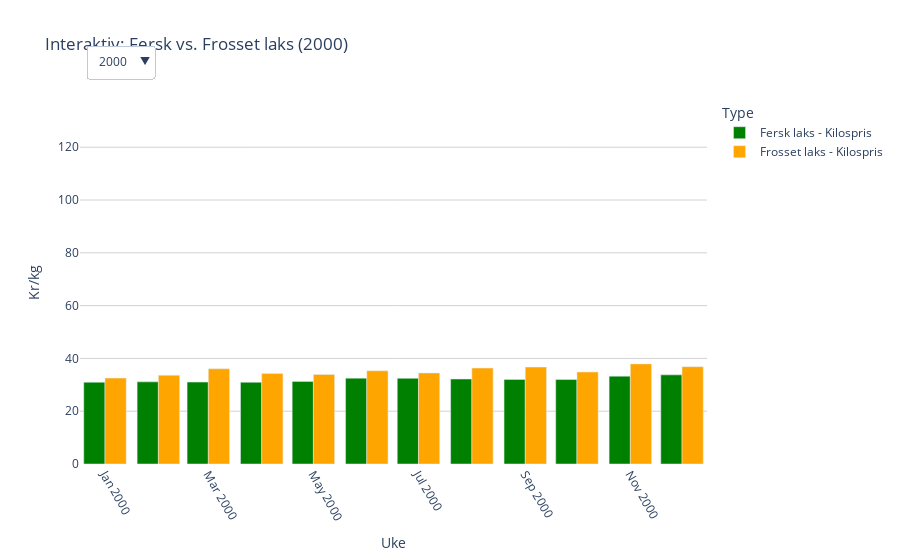

The code cell stored with this chart in its notebook:
### Markdown cell above
Den første interaktive visualiseringen er et linjediagram som viser forholdet mellom kilospris og de to ulike valutakursene. Ettersom plotet består av mye data over flere år, er en interaktiv fremvisning til stor hjelp. Ved å dra pilen langs x-aksen ser man de ulike verdiene for dette tidspunktet. 
Den andre visualiseringen viser et scatterplot med korrelasjoner for kg-pris for frosset laks og de to valutaene USD og EUR. Det ble funnet en sterk positiv korrelasjon mellom EUR/NOK og kilospris, særlig for fersk laks (r ≈ 0.87). USD/NOK hadde også en positiv, men svakere korrelasjon. Den sterkere korrelasjonen med EUR/NOK kan tyde på at prisen på frosset laks har en større følsomhet for endringer i euroen enn for USD.

### Code cell
""" 
    Denne koden visualiserer og sammenligner ukentlig kilopris på fersk og frosset laks for et gitt år, år 2020 er brukt her.
    Grafen bruker søylediagrammer der begge laksetypene vises parallelt uke for uke, slik at prisforskjellene blir tydelige. 
    Denne visualiseringen viser tydelig om det er sesongvariasjoner og hvordan prisen mellom fersk og 
    frosset laks er. Dette kan brukes til å analysere trender og markedsrespons over tid.
"""


import requests
import pandas as pd
import matplotlib.pyplot as plt
import plotly.express as px


# Henter eksportdata fra SSB

def hent_eksportdata():
    url = "https://data.ssb.no/api/v0/no/table/03024/"
    query = {
        "query": [],
        "response": {"format": "json-stat2"}
    }
    r = requests.post(url, json=query)
    data = r.json()

    from itertools import product
    dims = list(data["dimension"].keys())
    values = data["value"]
    dim_vals = [list(data["dimension"][d]["category"]["label"].values()) for d in dims]
    combos = list(product(*dim_vals))
    df = pd.DataFrame(combos, columns=dims)
    df["Value"] = values
    df_pivot = df.pivot_table(index="Tid", columns=["VareGrupper2", "ContentsCode"],
                               values="Value", aggfunc="sum").reset_index()
    df_pivot.columns = ["År og ukenr.", "Fersk laks - Kilospris", "Fersk laks - Vekt (tonn)",
                        "Frosset laks - Kilospris", "Frosset laks - Vekt (tonn)"]
    df_pivot["UkeID"] = df_pivot["År og ukenr."].str.replace("U", "-")
    return df_pivot


# Plot 1 - Statisk søylediagram for år 2020

def sammenlign_statisk(df, valgt_år="2020", y_maks=None):
    df_år = df[df["År og ukenr."].str.contains(valgt_år)]
    if df_år.empty:
        print(f"Ingen data funnet for år {valgt_år}")
        return

    plt.figure(figsize=(12, 6))
    plt.bar(df_år["UkeID"], df_år["Fersk laks - Kilospris"], label="Fersk laks", color="green", alpha=0.6)
    plt.bar(df_år["UkeID"], df_år["Frosset laks - Kilospris"], label="Frosset laks", color="orange", alpha=0.6)
    plt.xlabel(f"Uker i {valgt_år}")
    plt.ylabel("Kilospris (kr/kg)")
    plt.title(f"Statisk: Fersk vs. Frosset laks ({valgt_år})")
    plt.xticks(rotation=90)
    if y_maks:
        plt.ylim(0, y_maks)
    plt.legend()
    plt.tight_layout()
    plt.show()


# Plot 2 - Interaktiv søylediagram med dropdown for år

def sammenlign_interaktiv_med_dropdown(df, y_maks):
    df_melted = df.melt(
        id_vars=["UkeID", "År og ukenr."],
        value_vars=["Fersk laks - Kilospris", "Frosset laks - Kilospris"],
        var_name="Type",
        value_name="Kilospris"
    )
    df_melted = df_melted.dropna(subset=["Kilospris"])
    df_melted["År"] = df_melted["UkeID"].str.slice(0, 4)
    år_liste = sorted(df_melted["År"].unique())

    første_år = år_liste[0]
    df_start = df_melted[df_melted["År"] == første_år]

    fig = px.bar(
        df_start,
        x="UkeID",
        y="Kilospris",
        color="Type",
        barmode="group",
        title=f"Interaktiv: Fersk vs. Frosset laks ({første_år})",
        labels={"UkeID": "Uke", "Kilospris": "Kr/kg"},
        color_discrete_map={
            "Fersk laks - Kilospris": "green",
            "Frosset laks - Kilospris": "orange"
        }
    )

    # Dropdown-meny for år
    dropdown_buttons = []
    for år in år_liste:
        df_year = df_melted[df_melted["År"] == år]
        dropdown_buttons.append(
            dict(
                method="update",
                label=år,
                args=[
                    {"x": [df_year[df_year["Type"] == t]["UkeID"] for t in ["Fersk laks - Kilospris", "Frosset laks - Kilospris"]],
                     "y": [df_year[df_year["Type"] == t]["Kilospris"] for t in ["Fersk laks - Kilospris", "Frosset laks - Kilospris"]],
                     "type": "bar"},
                    {"title": f"Interaktiv: Fersk vs. Frosset laks ({år})"}
                ]
            )
        )

    fig.update_layout(
        updatemenus=[
            dict(
                buttons=dropdown_buttons,
                direction="down",
                showactive=True,
                x=0.01,
                y=1.15,
                xanchor="left",
                yanchor="top"
            )
        ],
        xaxis_tickangle=60,
        yaxis=dict(range=[0, y_maks], gridcolor="lightgrey"),
        bargap=0.15,
        plot_bgcolor="white"
    )

    fig.show()


# Kjører funksjoner

if __name__ == "__main__":
    df = hent_eksportdata()

    # Felles y-akse for begge plott for bedre sammenligning over alle år
    y_maks = df[["Fersk laks - Kilospris", "Frosset laks - Kilospris"]].max().max() * 1.1

    sammenlign_statisk(df, valgt_år="2020", y_maks=y_maks)
    sammenlign_interaktiv_med_dropdown(df, y_maks=y_maks)
